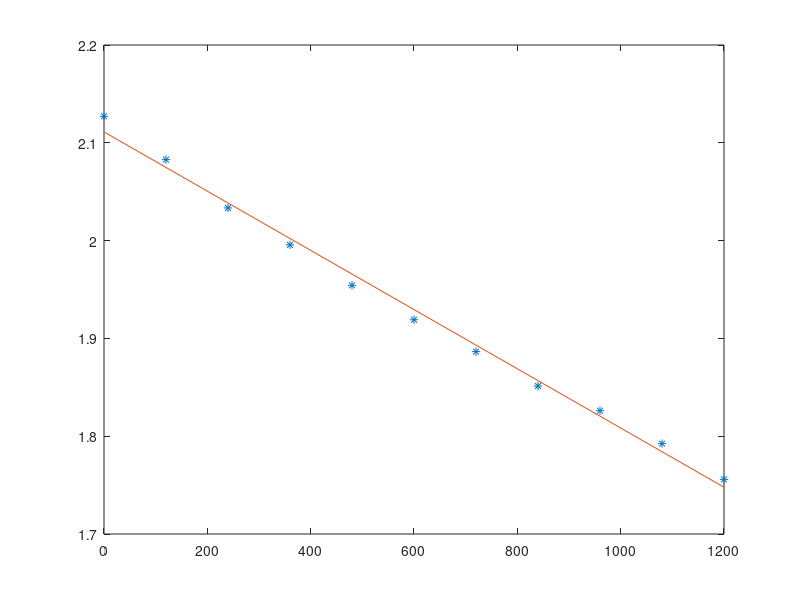

This chart was generated by the following MATLAB code: (Note: this script raises an error after producing the figure.)

clear all; close all; clc;
%Time (sec) 0 120 240 360 480 600 720 840 960 1080 1200
%Temperature (oF) 204 191 178 169 160 153 147 141 137 132 127


t = [0 120 240 360 480 600 720 840 960 1080 1200];
T = [204 191 178 169 160 153 147 141 137 132 127];


cT = T - 70;

% linear 
%plot(t, cT, '-')


log_t = log10(t);
log_T = log10(T);

log_cT = log10(cT);


% power
%plot(log_t, log_cT, '-')



% exponent
plot(t, log_cT, '*')


% selecting exponenet
% cT = be^(mt)

p = polyfit(t, log_cT, 1);

new_cT_log = polyval(p,t);

hold on; plot(t, new_cT_log);

% quality of fit
m = p(1) / log10(exp(1))
b = 10^(p(2))
new_cT = b .* exp(m.*t);

J = sum((new_cT - cT).^2);
S = sum((new_cT - mean(cT)).^2);

r_2 = 1 - (J/S)

syms t
fprintf("∆T = %fe^(%ft)", b,m)
